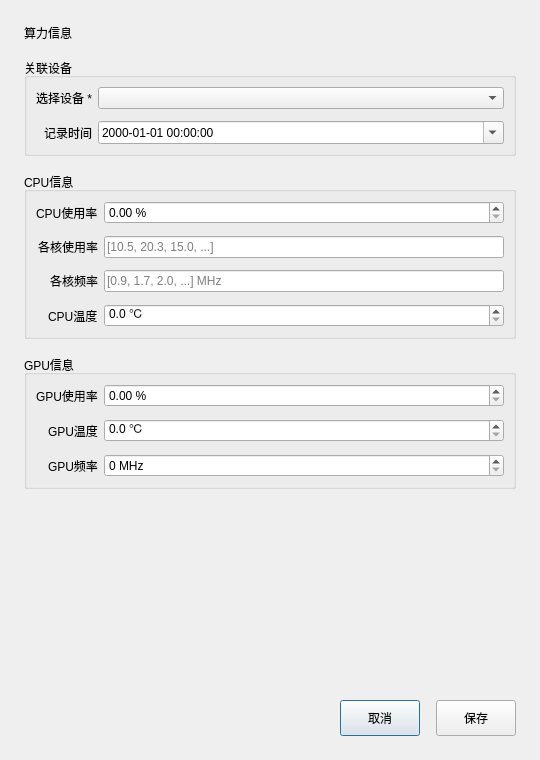
<?xml version="1.0" encoding="UTF-8"?>
<ui version="4.0">
 <class>ComputingDialog</class>
 <widget class="QDialog" name="ComputingDialog">
  <property name="geometry">
   <rect>
    <x>0</x>
    <y>0</y>
    <width>540</width>
    <height>760</height>
   </rect>
  </property>
  <property name="minimumSize">
   <size>
    <width>500</width>
    <height>620</height>
   </size>
  </property>
  <property name="windowTitle">
   <string>算力信息</string>
  </property>
  <property name="modal">
   <bool>true</bool>
  </property>
  <layout class="QVBoxLayout" name="mainLayout">
   <property name="spacing"><number>16</number></property>
   <property name="leftMargin"><number>24</number></property>
   <property name="topMargin"><number>24</number></property>
   <property name="rightMargin"><number>24</number></property>
   <property name="bottomMargin"><number>24</number></property>
   <item>
    <widget class="QLabel" name="titleLabel">
     <property name="text"><string>算力信息</string></property>
     <property name="objectName"><string notr="true">titleLabel</string></property>
    </widget>
   </item>
   <item>
    <widget class="QGroupBox" name="deviceGroup">
     <property name="title"><string>关联设备</string></property>
     <layout class="QFormLayout" name="deviceFormLayout">
      <property name="labelAlignment"><set>Qt::AlignRight|Qt::AlignTrailing|Qt::AlignVCenter</set></property>
      <property name="verticalSpacing"><number>12</number></property>
      <item row="0" column="0"><widget class="QLabel" name="labelDevice"><property name="text"><string>选择设备 *</string></property></widget></item>
      <item row="0" column="1"><widget class="QComboBox" name="deviceCombo"/></item>
      <item row="1" column="0"><widget class="QLabel" name="labelTimestamp"><property name="text"><string>记录时间</string></property></widget></item>
      <item row="1" column="1"><widget class="QDateTimeEdit" name="timestampEdit"><property name="calendarPopup"><bool>true</bool></property><property name="displayFormat"><string>yyyy-MM-dd HH:mm:ss</string></property></widget></item>
     </layout>
    </widget>
   </item>
   <item>
    <widget class="QGroupBox" name="cpuGroup">
     <property name="title"><string>CPU信息</string></property>
     <layout class="QFormLayout" name="cpuFormLayout">
      <property name="labelAlignment"><set>Qt::AlignRight|Qt::AlignTrailing|Qt::AlignVCenter</set></property>
      <property name="verticalSpacing"><number>12</number></property>
      <item row="0" column="0"><widget class="QLabel" name="labelCpuUsage"><property name="text"><string>CPU使用率</string></property></widget></item>
      <item row="0" column="1"><widget class="QDoubleSpinBox" name="cpuUsageSpin"><property name="decimals"><number>2</number></property><property name="maximum"><double>100.000000000000000</double></property><property name="suffix"><string> %</string></property></widget></item>
      <item row="1" column="0"><widget class="QLabel" name="labelCpuCoreUsage"><property name="text"><string>各核使用率</string></property></widget></item>
      <item row="1" column="1"><widget class="QLineEdit" name="cpuCoreUsageEdit"><property name="placeholderText"><string>[10.5, 20.3, 15.0, ...]</string></property></widget></item>
      <item row="2" column="0"><widget class="QLabel" name="labelCpuCoreFreq"><property name="text"><string>各核频率</string></property></widget></item>
      <item row="2" column="1"><widget class="QLineEdit" name="cpuCoreFreqEdit"><property name="placeholderText"><string>[0.9, 1.7, 2.0, ...] MHz</string></property></widget></item>
      <item row="3" column="0"><widget class="QLabel" name="labelCpuTemp"><property name="text"><string>CPU温度</string></property></widget></item>
      <item row="3" column="1"><widget class="QDoubleSpinBox" name="cpuTempSpin"><property name="decimals"><number>1</number></property><property name="maximum"><double>150.000000000000000</double></property><property name="suffix"><string> ℃</string></property></widget></item>
     </layout>
    </widget>
   </item>
   <item>
    <widget class="QGroupBox" name="gpuGroup">
     <property name="title"><string>GPU信息</string></property>
     <layout class="QFormLayout" name="gpuFormLayout">
      <property name="labelAlignment"><set>Qt::AlignRight|Qt::AlignTrailing|Qt::AlignVCenter</set></property>
      <property name="verticalSpacing"><number>12</number></property>
      <item row="0" column="0"><widget class="QLabel" name="labelGpuUsage"><property name="text"><string>GPU使用率</string></property></widget></item>
      <item row="0" column="1"><widget class="QDoubleSpinBox" name="gpuUsageSpin"><property name="decimals"><number>2</number></property><property name="maximum"><double>100.000000000000000</double></property><property name="suffix"><string> %</string></property></widget></item>
      <item row="1" column="0"><widget class="QLabel" name="labelGpuTemp"><property name="text"><string>GPU温度</string></property></widget></item>
      <item row="1" column="1"><widget class="QDoubleSpinBox" name="gpuTempSpin"><property name="decimals"><number>1</number></property><property name="maximum"><double>150.000000000000000</double></property><property name="suffix"><string> ℃</string></property></widget></item>
      <item row="2" column="0"><widget class="QLabel" name="labelGpuFreq"><property name="text"><string>GPU频率</string></property></widget></item>
      <item row="2" column="1"><widget class="QDoubleSpinBox" name="gpuFreqSpin"><property name="decimals"><number>0</number></property><property name="maximum"><double>9999.000000000000000</double></property><property name="suffix"><string> MHz</string></property></widget></item>
     </layout>
    </widget>
   </item>
   <item>
    <spacer name="verticalSpacer">
     <property name="orientation"><enum>Qt::Vertical</enum></property>
     <property name="sizeHint" stdset="0"><size><width>20</width><height>40</height></size></property>
    </spacer>
   </item>
   <item>
    <layout class="QHBoxLayout" name="buttonLayout">
     <item><spacer name="horizontalSpacer"><property name="orientation"><enum>Qt::Horizontal</enum></property><property name="sizeHint" stdset="0"><size><width>40</width><height>20</height></size></property></spacer></item>
     <item><widget class="QPushButton" name="cancelBtn"><property name="text"><string>取消</string></property><property name="minimumSize"><size><width>80</width><height>36</height></size></property></widget></item>
     <item><widget class="QPushButton" name="saveBtn"><property name="text"><string>保存</string></property><property name="minimumSize"><size><width>80</width><height>36</height></size></property></widget></item>
    </layout>
   </item>
  </layout>
 </widget>
 <resources/>
 <connections>
  <connection>
   <sender>cancelBtn</sender>
   <signal>clicked()</signal>
   <receiver>ComputingDialog</receiver>
   <slot>reject()</slot>
  </connection>
 </connections>
</ui>
